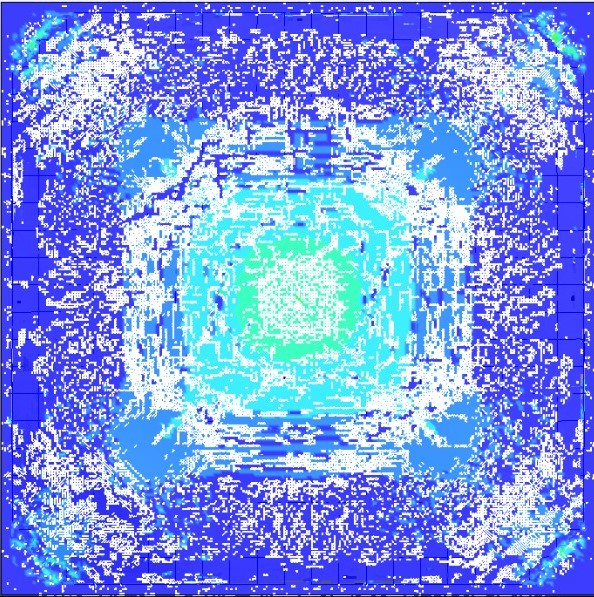
#> input picture AreaCalculationCode/2.jpeg, 594 x 597 px
$ python try2.py
#> lines starting #> are read from the running program, lines starting #| are printed output that depends on the picture; after the words box and inside, x2 and y2 are one past the last pixel; in counts of white or black regions, pixels touching at a corner belong together; long printed decimals are rounded
import cv2
from matplotlib import pyplot as plt

# reading image
img = cv2.imread("2.jpeg")
#> img is the input picture: shape (597, 594, 3); mean B, G, R 234.6, 153.7, 125.1

# converting image in RGB format
color = cv2.cvtColor(img, cv2.COLOR_BGR2RGB)

# converting image in grayscale format
gray = cv2.cvtColor(img, cv2.COLOR_BGR2GRAY)
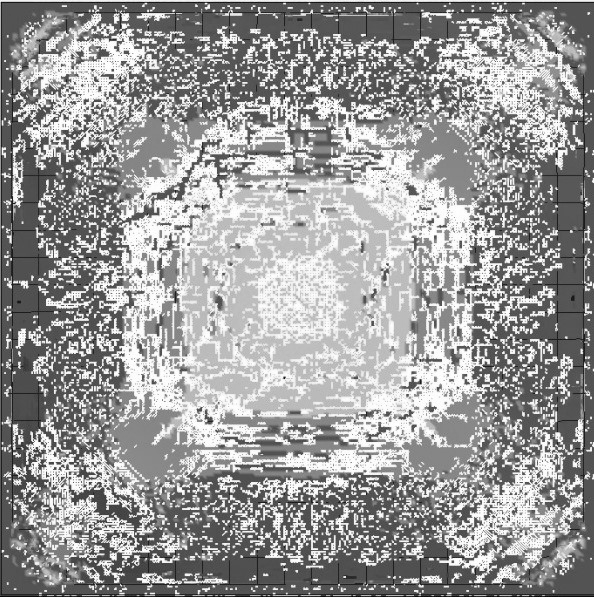
#> gray: shape (597, 594); min 2, max 255, mean 154.4


mean_thresh = cv2.adaptiveThreshold(gray, 255, cv2.ADAPTIVE_THRESH_MEAN_C, cv2.THRESH_BINARY, 51, 25)        #Better
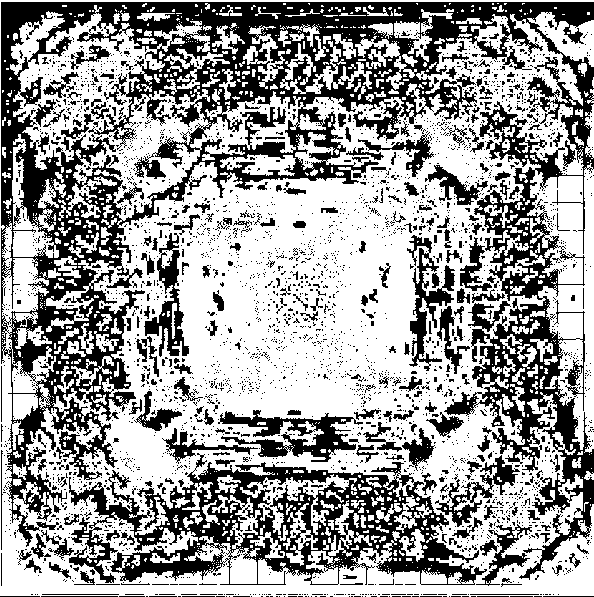
#> mean_thresh: shape (597, 594); 61.3% white; 3226 black regions (2972 under 20 px), largest, box (x1, y1, x2, y2) and area: (1, 2, 594, 580) 81038, (69, 453, 487, 585) 20270, (218, 410, 363, 462) 2946
gaussian_thresh = cv2.adaptiveThreshold(gray, 255, cv2.ADAPTIVE_THRESH_GAUSSIAN_C, cv2.THRESH_BINARY, 51, 25)
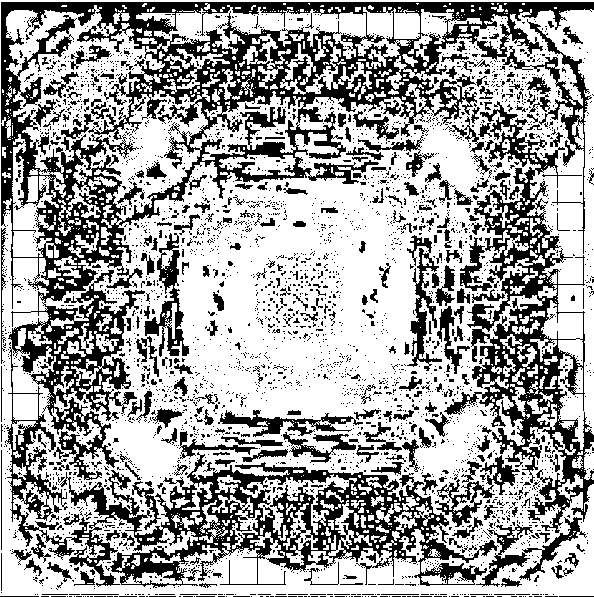
#> gaussian_thresh: shape (597, 594); 64.3% white; 3401 black regions (3106 under 20 px), largest, box (x1, y1, x2, y2) and area: (1, 2, 594, 588) 72571, (444, 101, 594, 533) 15762, (144, 233, 189, 357) 1725

# Original image in gray scale
# plt.figure("Gray Image")
# plt.imshow(gray, cmap="gray")


#---------------------------------------------------------------------------------------------------------#
plt.figure("Mean Thresholding")

# calculation of crack area
crackArea_Mean = 0
for i in mean_thresh:
    for j in i:
        if(j == 0):
            crackArea_Mean+=1
#> after the loop, crackArea_Mean = 137271

percentCrack_Mean = (crackArea_Mean / (len(mean_thresh) * len(mean_thresh[0]))) * 100
#> percentCrack_Mean = 38.71

print("Percentage crack = ", 100 - percentCrack_Mean)
#| Percentage crack =  61.290

plt.imshow(mean_thresh, cmap="gray")


#----------------------------------------------------------------------------------------------------------#
plt.figure("Gaussian Thresholding")

# calculation of crack area
crackArea_Gaussian = 0
for i in gaussian_thresh:
    for j in i:
        if(j == 0):
            crackArea_Gaussian+=1
#> after the loop, crackArea_Gaussian = 126528

percentCrack_Gaussian = (crackArea_Gaussian / (len(gaussian_thresh) * len(gaussian_thresh[0]))) * 100
#> percentCrack_Gaussian = 35.68

print("Percentage crack = ", 100 - percentCrack_Gaussian)
#| Percentage crack =  64.320

plt.imshow(gaussian_thresh, cmap="gray")

plt.show()

$ run again, with AreaCalculationCode/1.jpeg copied over AreaCalculationCode/2.jpeg
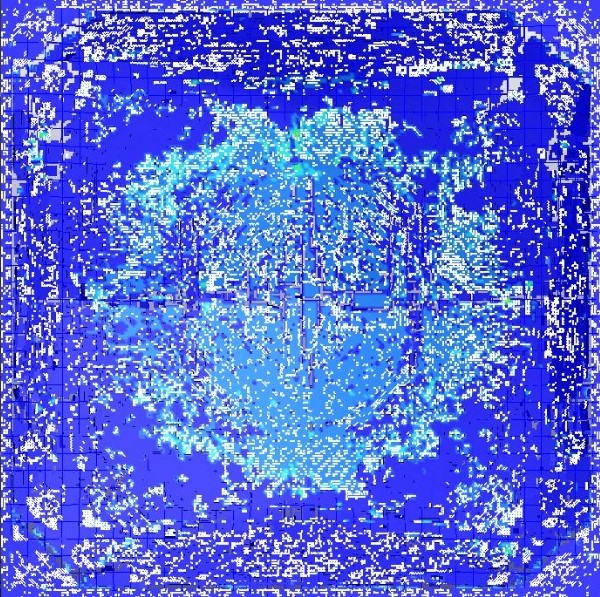
#> input picture AreaCalculationCode/1.jpeg, 600 x 597 px
#> img is the input picture: shape (597, 600, 3); mean B, G, R 217.9, 108.5, 89.9
#> `mean_thresh = cv2.adaptiveThreshold(gray, 255, cv2.ADAPTIVE_THRESH_MEA..`:
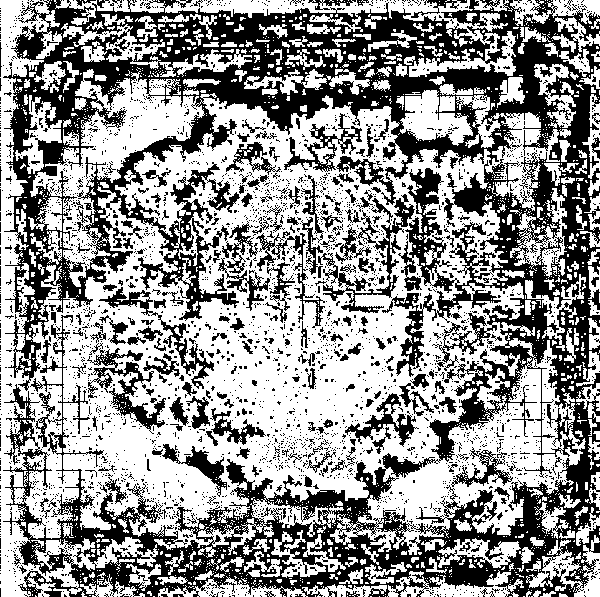
#> mean_thresh: shape (597, 600); 58.3% white; 3180 black regions (2966 under 20 px), largest, box (x1, y1, x2, y2) and area: (3, 0, 600, 597) 116746, (318, 194, 415, 313) 2525, (87, 348, 166, 434) 1830
#> `gaussian_thresh = cv2.adaptiveThreshold(gray, 255, cv2.ADAPTIVE_THRESH..`:
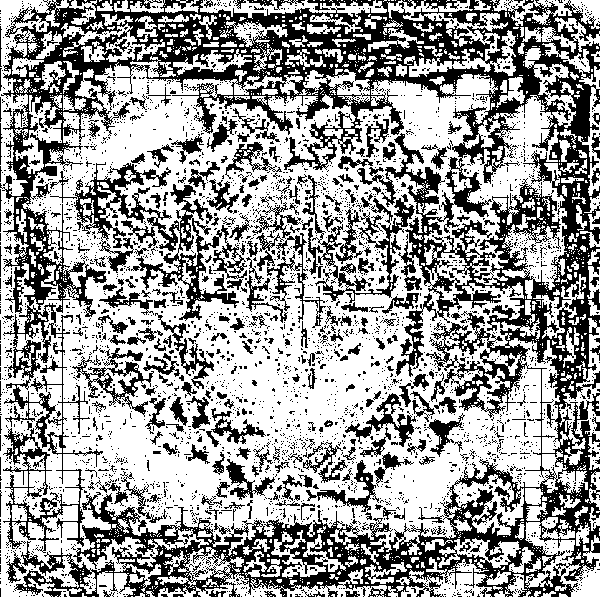
#> gaussian_thresh: shape (597, 600); 61.6% white; 3289 black regions (3010 under 20 px), largest, box (x1, y1, x2, y2) and area: (0, 0, 600, 597) 92832, (50, 162, 247, 321) 6541, (302, 175, 415, 303) 2510
#> after the loop `for i in mean_thresh:`: crackArea_Mean = 149450
#> percentCrack_Mean = 41.72
#| Percentage crack =  58.277
#> after the loop `for i in gaussian_thresh:`: crackArea_Gaussian = 137727
#> percentCrack_Gaussian = 38.45
#| Percentage crack =  61.550

$ run again, with AreaCalculationCode/3.jpeg copied over AreaCalculationCode/2.jpeg
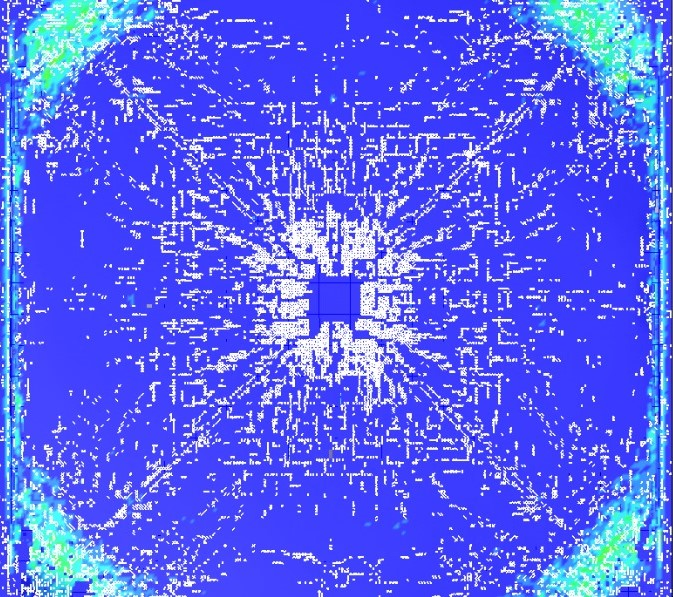
#> input picture AreaCalculationCode/3.jpeg, 673 x 597 px
#> img is the input picture: shape (597, 673, 3); mean B, G, R 240, 101.9, 90.5
#> `mean_thresh = cv2.adaptiveThreshold(gray, 255, cv2.ADAPTIVE_THRESH_MEA..`:
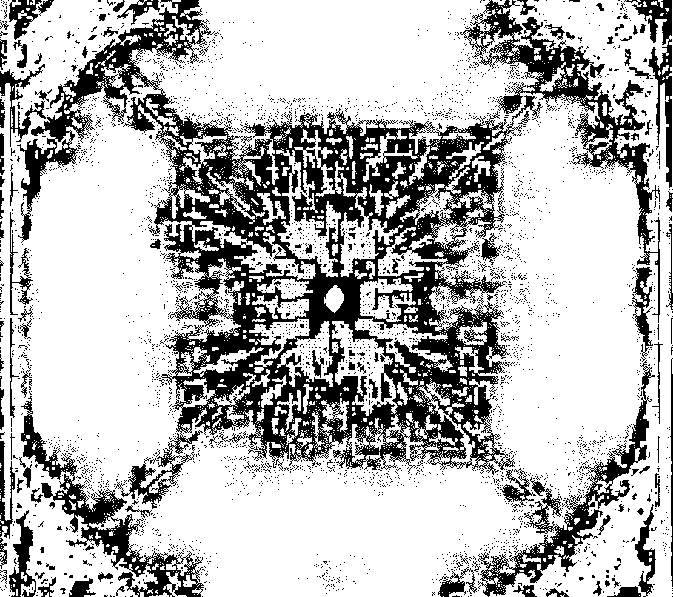
#> mean_thresh: shape (597, 673); 72.4% white; 3479 black regions (3365 under 20 px), largest, box (x1, y1, x2, y2) and area: (17, 0, 543, 509) 69153, (460, 0, 661, 323) 8636, (21, 396, 204, 597) 5796
#> `gaussian_thresh = cv2.adaptiveThreshold(gray, 255, cv2.ADAPTIVE_THRESH..`:
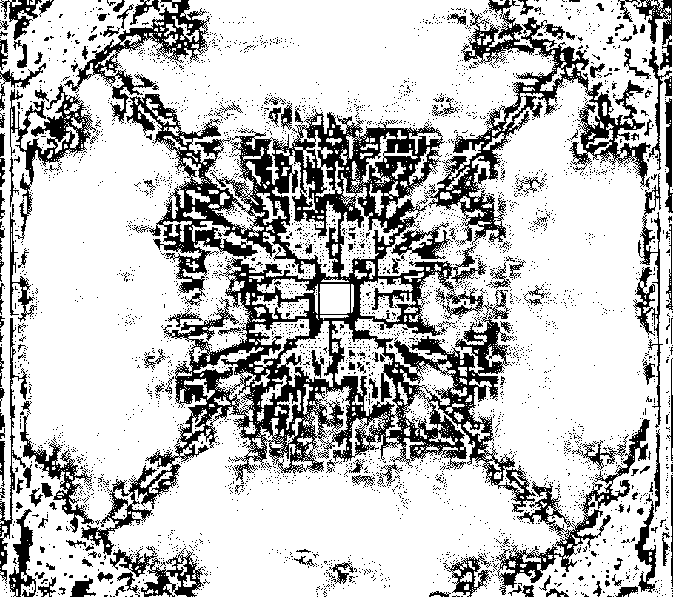
#> gaussian_thresh: shape (597, 673); 75.2% white; 3894 black regions (3716 under 20 px), largest, box (x1, y1, x2, y2) and area: (81, 94, 536, 555) 49498, (428, 9, 651, 245) 9665, (496, 419, 650, 595) 3648
#> after the loop `for i in mean_thresh:`: crackArea_Mean = 110826
#> percentCrack_Mean = 27.58
#| Percentage crack =  72.416
#> after the loop `for i in gaussian_thresh:`: crackArea_Gaussian = 99610
#> percentCrack_Gaussian = 24.79
#| Percentage crack =  75.208

$ run again, with AreaCalculationCode/crack1.jpg copied over AreaCalculationCode/2.jpeg
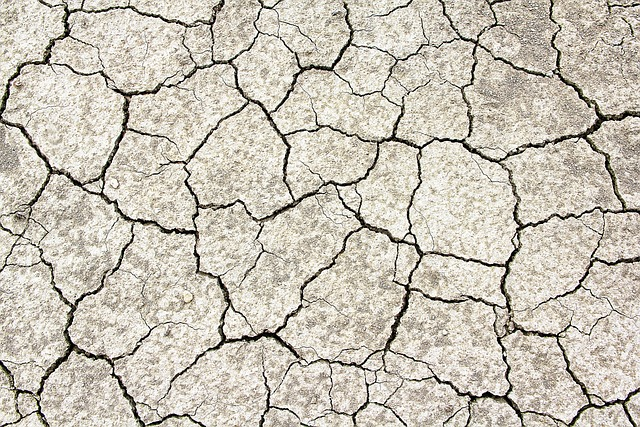
#> input picture AreaCalculationCode/crack1.jpg, 640 x 427 px
#> img is the input picture: shape (427, 640, 3); mean B, G, R 181.3, 193.6, 199.5
#> `mean_thresh = cv2.adaptiveThreshold(gray, 255, cv2.ADAPTIVE_THRESH_MEA..`:
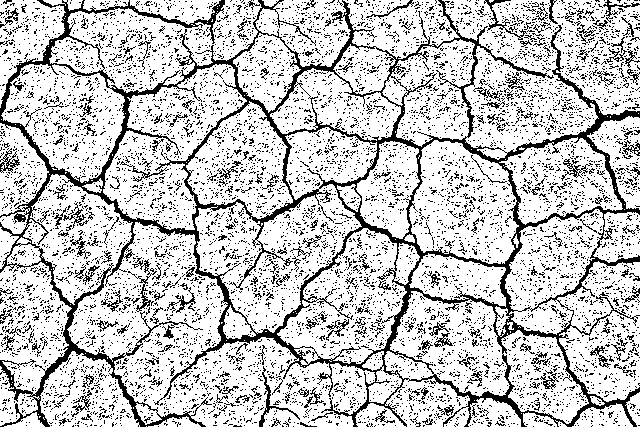
#> mean_thresh: shape (427, 640); 77.9% white; black in thin lines or dots
#> `gaussian_thresh = cv2.adaptiveThreshold(gray, 255, cv2.ADAPTIVE_THRESH..`:
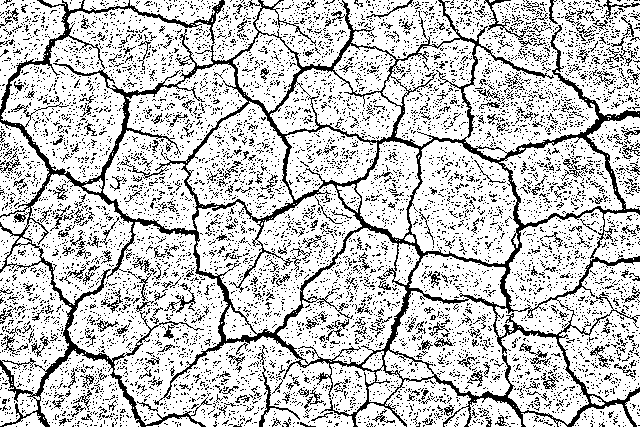
#> gaussian_thresh: shape (427, 640); 77.5% white; black in thin lines or dots
#> after the loop `for i in mean_thresh:`: crackArea_Mean = 60291
#> percentCrack_Mean = 22.06
#| Percentage crack =  77.938
#> after the loop `for i in gaussian_thresh:`: crackArea_Gaussian = 61604
#> percentCrack_Gaussian = 22.54
#| Percentage crack =  77.458
